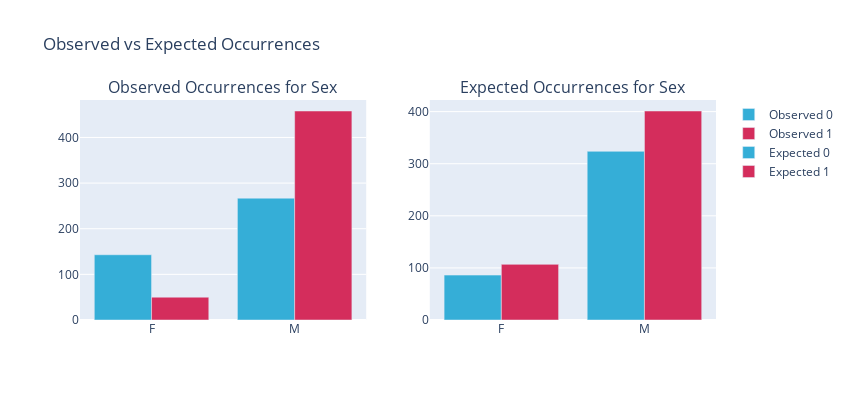
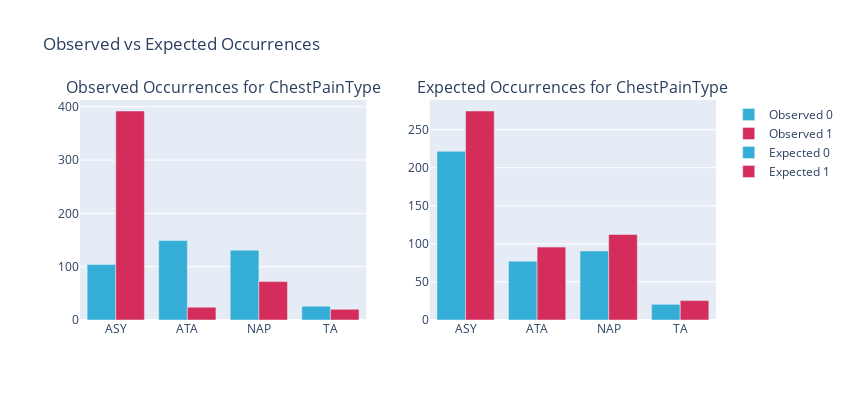

Notebook code for these charts, in order:
### Markdown cell above
Plotting observed vs expected frequencies as per chi-square test results to check the statistical significance of categorical variables

### Code cell
custom_palette = ['#35AED7', '#D42D5C', '#EB7898', '#541B49', '#0C3C6A']
for col in categorical_columns:
    # Create a contingency table
    contingency_table = pd.crosstab(df[col], df[target])

    # Perform chi-square test
    chi2, p, dof, expected = chi2_contingency(contingency_table)

    # Plotting observed vs expected Occurrences
    fig = make_subplots(rows=1, cols=2, subplot_titles=[f'Observed Occurrences for {col}', f'Expected Occurrences for {col}'])
    show_legend = i == 0  # Show legend only for the first subplot

    # Observed Occurrences
    for i in range(len(contingency_table.columns)):
        fig.add_trace(
            go.Bar(
                x=contingency_table.index,
                y=contingency_table.iloc[:, i],
                name=f'Observed {contingency_table.columns[i]}',
                marker_color=custom_palette[i]
            ),
            row=1,
            col=1
        )

    # Expected Occurrences
    expected_df = pd.DataFrame(expected, index=contingency_table.index, columns=contingency_table.columns)
    for i in range(len(expected_df.columns)):
        fig.add_trace(
            go.Bar(
                x=expected_df.index,
                y=expected_df.iloc[:, i],
                name=f'Expected {expected_df.columns[i]}',
                marker_color=custom_palette[i]
            ),
            row=1,
            col=2
        )

    fig.update_layout(
        title_text=f'Observed vs Expected Occurrences',
        height=400,
        width=850,
        showlegend=True
    )

    fig.show()

### Figure 1 — Plotly figure (JSON) as saved in the notebook; plotly's stock layout.template omitted (floating-point values rounded to 4 significant figures)
{"data": [{"marker": {"color": "#35AED7"}, "name": "Observed 0", "type": "bar", "x": ["F", "M"], "xaxis": "x", "y": [143, 267], "yaxis": "y"}, {"marker": {"color": "#D42D5C"}, "name": "Observed 1", "type": "bar", "x": ["F", "M"], "xaxis": "x", "y": [50, 458], "yaxis": "y"}, {"marker": {"color": "#35AED7"}, "name": "Expected 0", "type": "bar", "x": ["F", "M"], "xaxis": "x2", "y": [86.2, 323.8], "yaxis": "y2"}, {"marker": {"color": "#D42D5C"}, "name": "Expected 1", "type": "bar", "x": ["F", "M"], "xaxis": "x2", "y": [106.8, 401.2], "yaxis": "y2"}], "layout": {"annotations": [{"font": {"size": 16}, "showarrow": false, "text": "Observed Occurrences for Sex", "x": 0.225, "xanchor": "center", "xref": "paper", "y": 1, "yanchor": "bottom", "yref": "paper"}, {"font": {"size": 16}, "showarrow": false, "text": "Expected Occurrences for Sex", "x": 0.775, "xanchor": "center", "xref": "paper", "y": 1, "yanchor": "bottom", "yref": "paper"}], "height": 400, "showlegend": true, "title": {"text": "Observed vs Expected Occurrences"}, "width": 850, "xaxis": {"anchor": "y", "domain": [0, 0.45]}, "xaxis2": {"anchor": "y2", "domain": [0.55, 1]}, "yaxis": {"anchor": "x", "domain": [0, 1]}, "yaxis2": {"anchor": "x2", "domain": [0, 1]}}}

### Figure 2 — Plotly figure (JSON) as saved in the notebook; plotly's stock layout.template omitted (floating-point values rounded to 4 significant figures)
{"data": [{"marker": {"color": "#35AED7"}, "name": "Observed 0", "type": "bar", "x": ["ASY", "ATA", "NAP", "TA"], "xaxis": "x", "y": [104, 149, 131, 26], "yaxis": "y"}, {"marker": {"color": "#D42D5C"}, "name": "Observed 1", "type": "bar", "x": ["ASY", "ATA", "NAP", "TA"], "xaxis": "x", "y": [392, 24, 72, 20], "yaxis": "y"}, {"marker": {"color": "#35AED7"}, "name": "Expected 0", "type": "bar", "x": ["ASY", "ATA", "NAP", "TA"], "xaxis": "x2", "y": [221.5, 77.27, 90.66, 20.54], "yaxis": "y2"}, {"marker": {"color": "#D42D5C"}, "name": "Expected 1", "type": "bar", "x": ["ASY", "ATA", "NAP", "TA"], "xaxis": "x2", "y": [274.5, 95.73, 112.3, 25.46], "yaxis": "y2"}], "layout": {"annotations": [{"font": {"size": 16}, "showarrow": false, "text": "Observed Occurrences for ChestPainType", "x": 0.225, "xanchor": "center", "xref": "paper", "y": 1, "yanchor": "bottom", "yref": "paper"}, {"font": {"size": 16}, "showarrow": false, "text": "Expected Occurrences for ChestPainType", "x": 0.775, "xanchor": "center", "xref": "paper", "y": 1, "yanchor": "bottom", "yref": "paper"}], "height": 400, "showlegend": true, "title": {"text": "Observed vs Expected Occurrences"}, "width": 850, "xaxis": {"anchor": "y", "domain": [0, 0.45]}, "xaxis2": {"anchor": "y2", "domain": [0.55, 1]}, "yaxis": {"anchor": "x", "domain": [0, 1]}, "yaxis2": {"anchor": "x2", "domain": [0, 1]}}}
